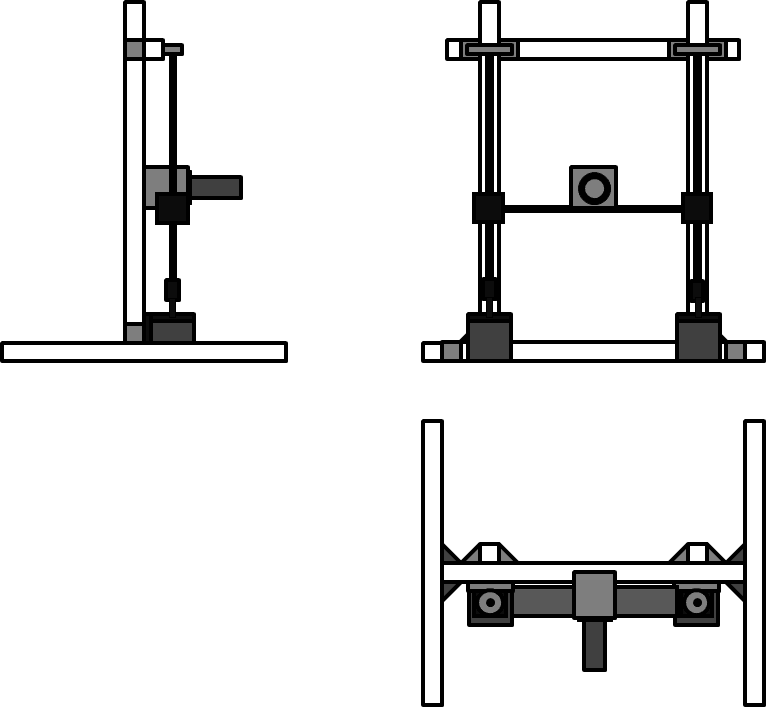
#> input picture medium/廊桥模型.png, 766 x 707 px, given in place of the camera
$ python '角点光流xy位移.py'   (older library calls are emulated)
#> lines starting #> are read from the running program, lines starting #| are printed output that depends on the picture; after the words box and inside, x2 and y2 are one past the last pixel; in counts of white or black regions, pixels touching at a corner belong together
import numpy as np
import cv2
import time

cap = cv2.VideoCapture(1)


# ShiTomasi 角点检测参数
feature_params = dict( maxCorners = 100,
                       qualityLevel = 0.3,
                       minDistance = 7,
                       blockSize = 7)

# lucas kanade光流法参数
lk_params = dict( winSize  = (15,15),
                  maxLevel = 2,
                  criteria = (cv2.TERM_CRITERIA_EPS | cv2.TERM_CRITERIA_COUNT, 10, 0.03))

# 创建随机颜色

color = np.random.randint(0,255,(100,3))

# 获取第一帧，找到角点
ret, old_frame = cap.read()
#> old_frame is the input picture: shape (707, 766, 3); min 0, max 255, mean 229.9

x = cv2.Sobel(old_frame, cv2.CV_16S, 1, 0)
y = cv2.Sobel(old_frame, cv2.CV_16S, 0, 1)

absx = cv2.convertScaleAbs(x)
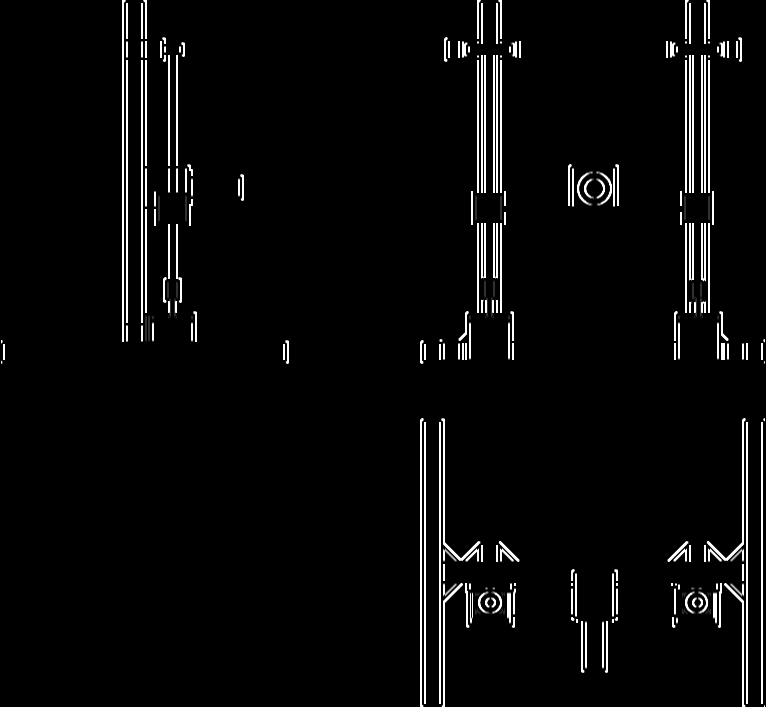
#> absx: shape (707, 766, 3); min 0, max 255, mean 9.3
absy = cv2.convertScaleAbs(y)
old_frame = cv2.addWeighted(absx, 0.5, absy, 0.5, 0)
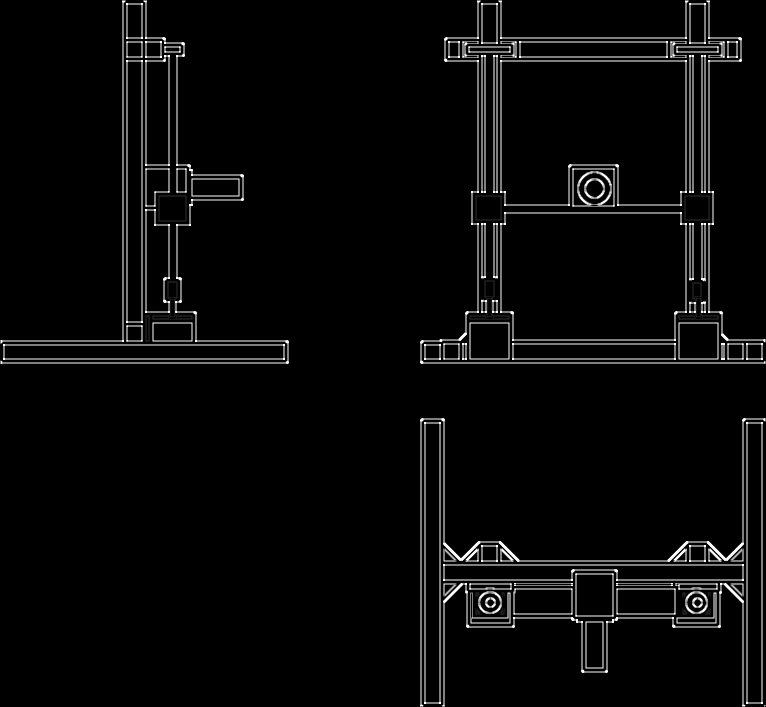
#> old_frame: shape (707, 766, 3); min 0, max 255, mean 8.5

#找到原始灰度图
old_gray = cv2.cvtColor(old_frame, cv2.COLOR_BGR2GRAY)

#获取图像中的角点，返回到p0中
p0 = cv2.goodFeaturesToTrack(old_gray, mask = None, **feature_params)
#> p0 = 100 rows, first 8: [143, 59], [144, 40], [166, 56], [163, 40], [675, 342], [512, 342], [441, 344], [464, 358]

# 创建一个蒙版用来画轨迹
mask = np.zeros_like(old_frame)

imgInfo = old_frame.shape
#> imgInfo = (707, 766, 3)
height= imgInfo[0]
#> height = 707
width = imgInfo[1]
#> width = 766

time1 = time.time()
a1,b1,c1,d1 = 0,0,0,0
position_x,position_y = width/2,height/2
#> position_x = 383; position_y = 353.5

while 1:
    ret, frame = cap.read()
    x = cv2.Sobel(old_frame, cv2.CV_16S, 1, 0)
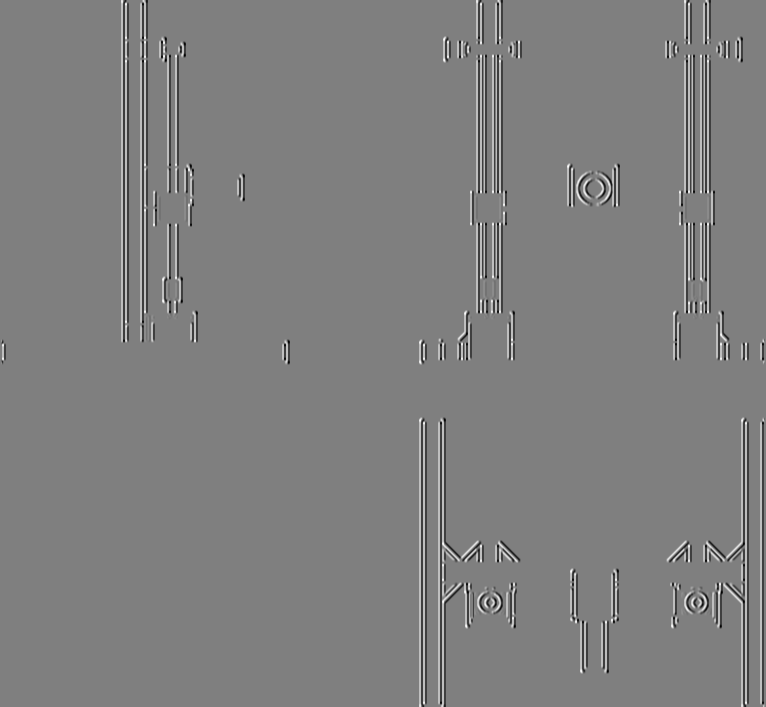
#> x: shape (707, 766, 3) int16; min -1020, max 1020, mean 0; drawn with min black and max white
    y = cv2.Sobel(old_frame, cv2.CV_16S, 0, 1)
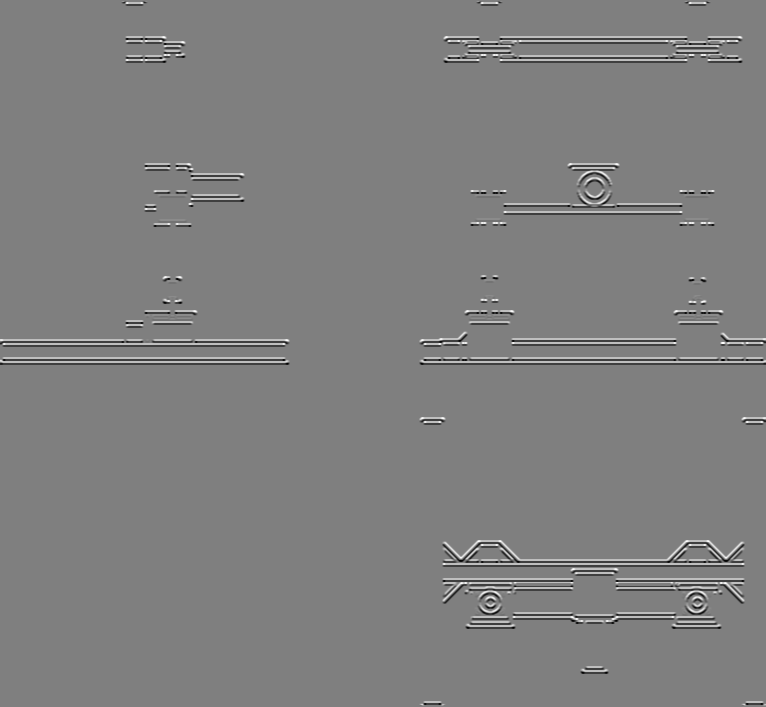
#> y: shape (707, 766, 3) int16; min -1020, max 1020, mean 0; drawn with min black and max white

    absx = cv2.convertScaleAbs(x)
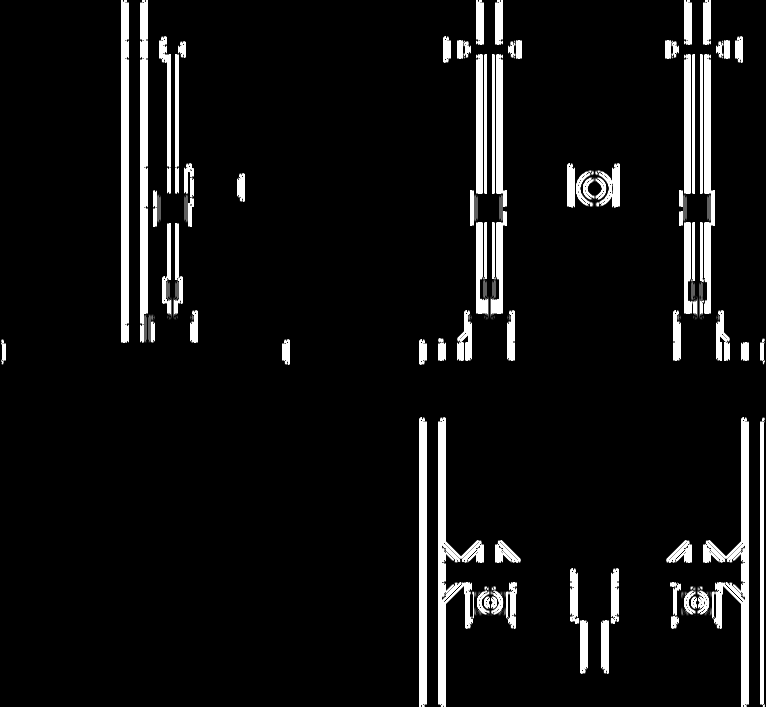
#> absx: shape (707, 766, 3); min 0, max 255, mean 18
    absy = cv2.convertScaleAbs(y)
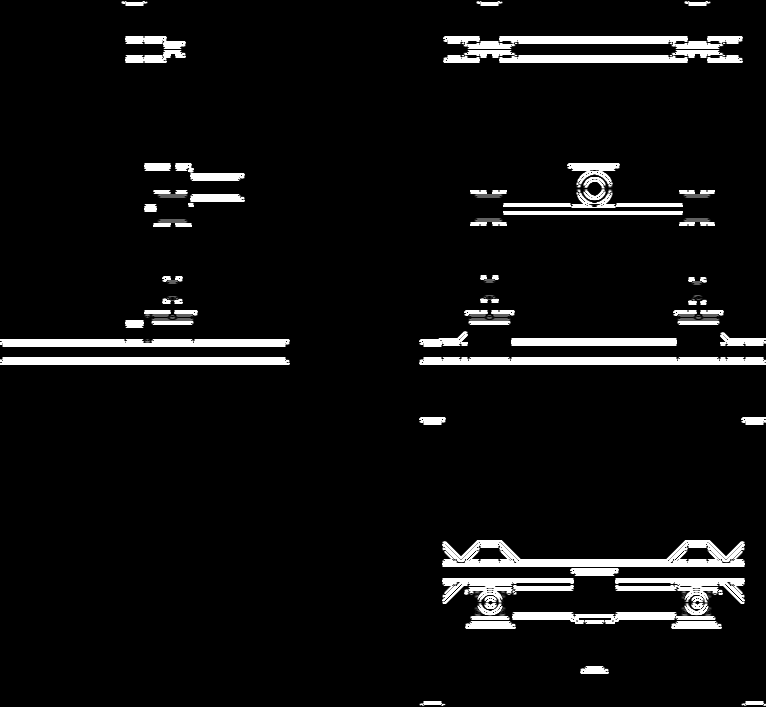
#> absy: shape (707, 766, 3); min 0, max 255, mean 15.5
    old_frame = cv2.addWeighted(absx, 0.5, absy, 0.5, 0)
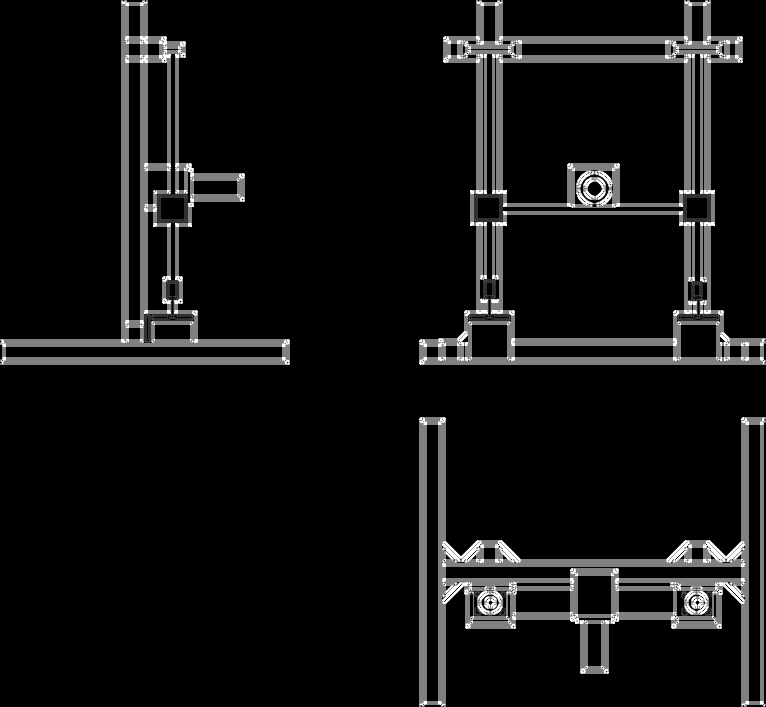
#> old_frame: shape (707, 766, 3); min 0, max 255, mean 16.8

    frame_gray = cv2.cvtColor(frame, cv2.COLOR_BGR2GRAY)
    print(p0)
#> (printed output is left out)
    # 计算光流
    p1, st, err = cv2.calcOpticalFlowPyrLK(old_gray, frame_gray, p0, None, **lk_params)
#> p1 = 100 rows, first 8: [74.16, 59.77], [84.2, -19.57], [263.4, 69.21], [263.8, -20.75], [687.3, 378.5], [505.3, 375], [295.7, 330.1], [500.4, 489.2]; st = 100 values, max 1 at index 0, min 0 at index 1, mean 0.72; err = 100 values, max 8.26e+37 at index 28, min -1.31e-27 at index 84, mean 8.26e+35
    # 选取好的跟踪点
    good_new = p1[st==[1]]
#> good_new = 72 pairs, first value 49.43 to 752.4, second value 7.45 to 682.4
    good_old = p0[st==[1]]
#> good_old = 72 pairs, first value 143 to 745, second value 40 to 622

    # 画出轨迹
    for i, (new, old) in enumerate(zip(good_new,good_old)):
        a, b = new.ravel()
        c, d = old.ravel()
        a1 += a
        b1 += b
        c1 += c
        d1 += d
#> this loop made 72 passes
#> (a, b, c, d, a1, b1, c1, d1) on passes 1 to 12: (74.16, 59.77, 143, 59, 74.16, 59.77, 143, 59), (263.4, 69.21, 166, 56, 337.5, 129, 309, 115), (687.3, 378.5, 675, 342, 1024.8, 507.5, 984, 457), (505.3, 375, 512, 342, 1530.2, 882.4, 1496, 799), (295.7, 330.1, 441, 344, 1825.8, 1212.5, 1937, 1143), (500.4, 489.2, 464, 358, 2326.3, 1701.7, 2401, 1501), (711.4, 28.83, 703, 56, 3037.7, 1730.5, 3104, 1557), (635.7, 35.48, 691, 56, 3673.4, 1766, 3795, 1613), (550.6, 35.93, 495, 56, 4223.9, 1801.9, 4290, 1669), (474.6, 28.83, 483, 56, 4698.5, 1830.8, 4773, 1725), (491.1, 356, 460, 343, 5189.7, 2186.8, 5233, 2068), (697, 487.7, 724, 358, 5886.7, 2674.5, 5957, 2426)
#> after the loop, a1 = 35151.9; b1 = 24389.1; c1 = 36612; d1 = 24802
    a1 /= i+1
#> a1 = 488.2
    b1 /= i+1
#> b1 = 338.7
    c1 /= i+1
#> c1 = 508.5
    d1 /= i+1
#> d1 = 344.5
    delta = time.time()-time1
    time1 = time.time()
    position_x -= (c-a)
#> position_x = 353.4
    position_y -= (d-b)
#> position_y = 259.6
    #mask = cv2.line(mask,(int(a1),int(b1)),(int(c1),int(d1)),color[i].tolist(),2)
    print(i+1)
#| 72
    #frame = cv2.circle(frame,(int(a1),int(b1)),5,color[i].tolist(),-1)
    frame = cv2.circle(frame,(int(position_x),int(position_y)),5,color[i].tolist(),-1)
#> frame: shape (707, 766, 3); 0.01% of pixels changed, all inside (x1, y1, x2, y2) = (348, 254, 359, 265)
    #print(a,b)
    img = cv2.add(frame,mask)

    cv2.imshow('frame',img)
    c = cv2.waitKey(1)
#> (key q is pressed here)
    if c & 0xFF == ord('q'):
        break

    # 更新上一帧的图像和追踪点
    old_gray = frame_gray.copy()
    p0 = good_new.reshape(-1,1,2)

cv2.destroyAllWindows()
cap.release()
